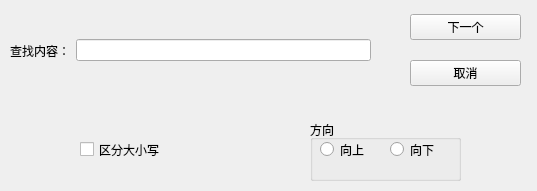
<?xml version="1.0" encoding="UTF-8"?>
<ui version="4.0">
 <class>findwindow</class>
 <widget class="QWidget" name="findwindow">
  <property name="geometry">
   <rect>
    <x>0</x>
    <y>0</y>
    <width>537</width>
    <height>191</height>
   </rect>
  </property>
  <property name="windowTitle">
   <string>查找</string>
  </property>
  <widget class="QCheckBox" name="checkBox">
   <property name="geometry">
    <rect>
     <x>80</x>
     <y>140</y>
     <width>101</width>
     <height>19</height>
    </rect>
   </property>
   <property name="text">
    <string>区分大小写</string>
   </property>
  </widget>
  <widget class="QRadioButton" name="backfind">
   <property name="geometry">
    <rect>
     <x>320</x>
     <y>140</y>
     <width>61</width>
     <height>19</height>
    </rect>
   </property>
   <property name="text">
    <string>向上</string>
   </property>
  </widget>
  <widget class="QRadioButton" name="fowardfind">
   <property name="geometry">
    <rect>
     <x>390</x>
     <y>140</y>
     <width>61</width>
     <height>19</height>
    </rect>
   </property>
   <property name="text">
    <string>向下</string>
   </property>
  </widget>
  <widget class="QGroupBox" name="groupBox">
   <property name="geometry">
    <rect>
     <x>310</x>
     <y>120</y>
     <width>151</width>
     <height>61</height>
    </rect>
   </property>
   <property name="title">
    <string>方向</string>
   </property>
  </widget>
  <widget class="QWidget" name="layoutWidget">
   <property name="geometry">
    <rect>
     <x>10</x>
     <y>0</y>
     <width>361</width>
     <height>101</height>
    </rect>
   </property>
   <layout class="QHBoxLayout" name="horizontalLayout">
    <item>
     <widget class="QLabel" name="label">
      <property name="text">
       <string>查找内容：</string>
      </property>
     </widget>
    </item>
    <item>
     <widget class="QLineEdit" name="lineEdit"/>
    </item>
   </layout>
  </widget>
  <widget class="QWidget" name="layoutWidget">
   <property name="geometry">
    <rect>
     <x>410</x>
     <y>0</y>
     <width>111</width>
     <height>101</height>
    </rect>
   </property>
   <layout class="QVBoxLayout" name="verticalLayout">
    <item>
     <widget class="QPushButton" name="pushButton_2">
      <property name="text">
       <string>下一个</string>
      </property>
     </widget>
    </item>
    <item>
     <widget class="QPushButton" name="pushButton">
      <property name="text">
       <string>取消</string>
      </property>
     </widget>
    </item>
   </layout>
  </widget>
  <zorder>groupBox</zorder>
  <zorder>layoutWidget</zorder>
  <zorder>layoutWidget</zorder>
  <zorder>checkBox</zorder>
  <zorder>backfind</zorder>
  <zorder>fowardfind</zorder>
 </widget>
 <resources/>
 <connections/>
</ui>
